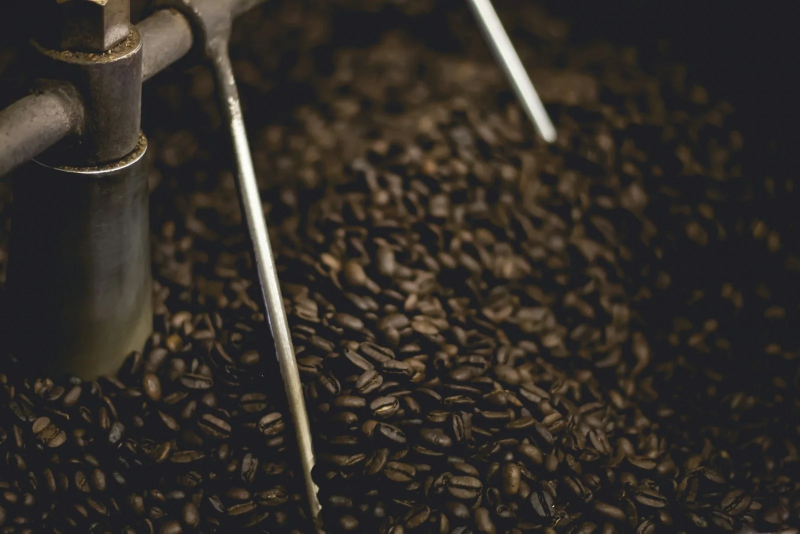
#> input picture EuroAfrica-main/assets/stock/beverages.webp, 1600 x 1067 px (shown at 1/2 size)
$ python -i antispam.py   (imports and definitions only)
#> lines starting #> are read from the running program, lines starting #| are printed output that depends on the picture
"""Layered enquiry protection shared across PostgreSQL-backed workers."""
import ipaddress
import json
import logging
import secrets
import time
import unicodedata
from datetime import timedelta
from urllib.parse import urlencode, urlsplit
from urllib.request import Request, urlopen
from django.conf import settings
from django.core import signing
from django.db import transaction
from django.db.models import F
from django.utils import timezone
from django.utils.crypto import salted_hmac
from .models import SubmissionWindow, SubmissionReceipt

logger = logging.getLogger(__name__)
GENERIC_ERROR = 'We could not verify your enquiry. Please wait a moment and try again.'


def timing_token():
    return signing.dumps({'issued': time.time(), 'nonce': secrets.token_urlsafe(24)}, salt='enquiry-form')


# [31 lines left out: functions valid_timing, client_address, rate_allowed, not called in this run]


def receipt_keys(data):
    normalized = ' '.join(unicodedata.normalize('NFKC', data['message']).split()).casefold()
    scope = '/'.join([data.get('interest', 'general'), str(getattr(data.get('category'), 'pk', 'general')), ' '.join(data.get('market', '').casefold().split())])
    return sorted([
        salted_hmac('enquiry-duplicate', data['email'].casefold() + '/' + scope + '/' + normalized).hexdigest(),
        salted_hmac('enquiry-replay', data['form_token']).hexdigest(),
    ])


def already_received(keys):
    return SubmissionReceipt.objects.filter(key__in=keys, expires_at__gt=timezone.now()).exists()


# [19 lines left out: function save_once, not called in this run]


def turnstile_required():
    return not settings.DEBUG or bool(settings.TURNSTILE_SITE_KEY or settings.TURNSTILE_SECRET_KEY)


# [33 lines left out: functions turnstile_configured, verify_turnstile, not called in this run]

>>> import cv2
>>> picture = cv2.imread('../EuroAfrica-main/assets/stock/beverages.webp', cv2.IMREAD_GRAYSCALE)
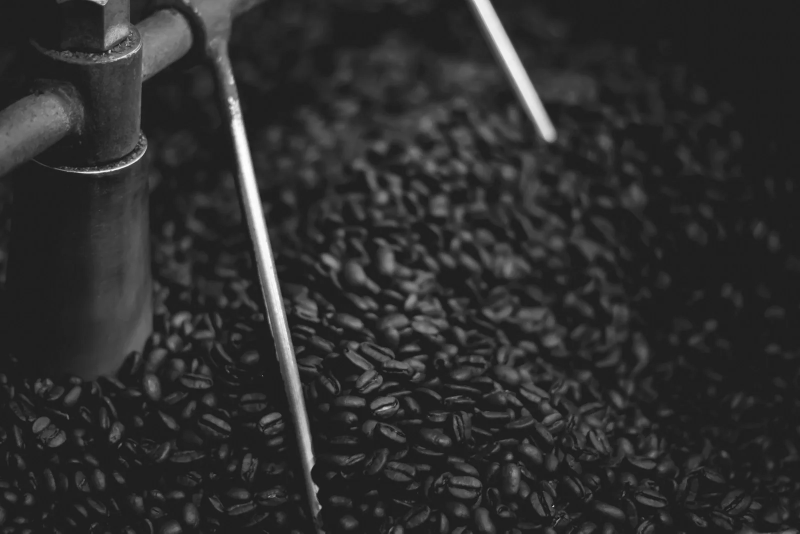
#> picture: shape (1067, 1600) (shown at 1/2 size); min 13, max 255, mean 46.4
#> (the run stopped early here; a loop or call above may not have finished)

$ run again, on EuroAfrica-main/assets/stock/cut-flowers.webp
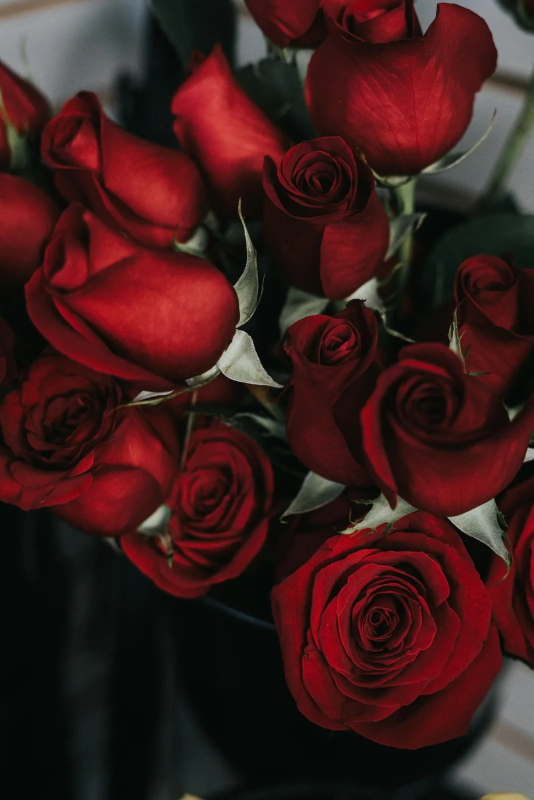
#> input picture EuroAfrica-main/assets/stock/cut-flowers.webp, 1067 x 1600 px (shown at 1/2 size)
#> `picture = cv2.imread('../EuroAfrica-main/assets/stock/beverages.webp',..`:
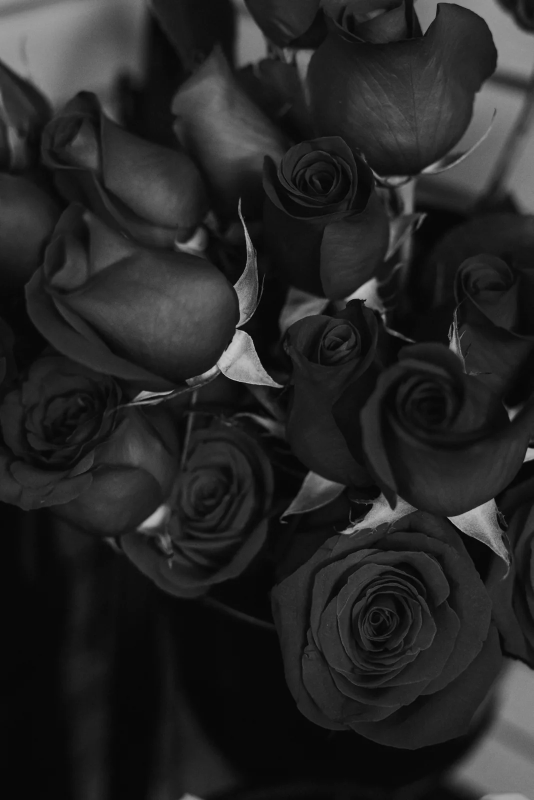
#> picture: shape (1600, 1067) (shown at 1/2 size); min 0, max 200, mean 37.9

$ run again, on EuroAfrica-main/assets/stock/electrical-equipment-technology.webp
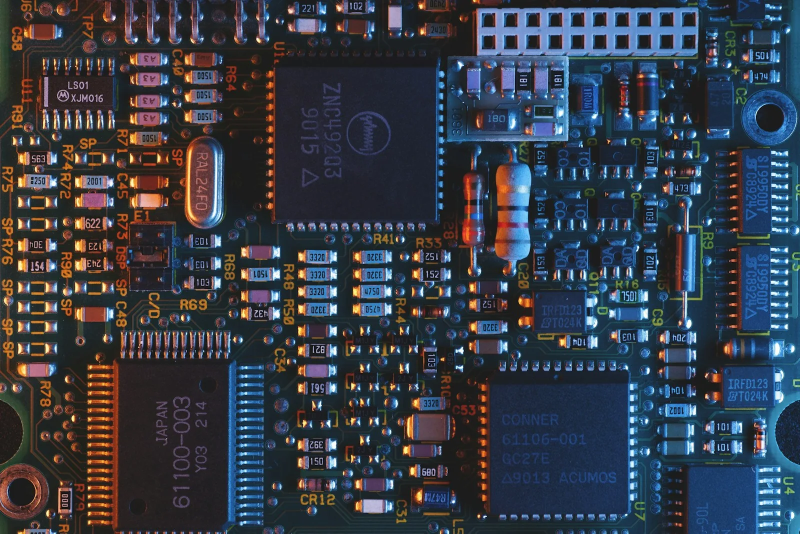
#> input picture EuroAfrica-main/assets/stock/electrical-equipment-technology.webp, 1600 x 1067 px (shown at 1/2 size)
#> `picture = cv2.imread('../EuroAfrica-main/assets/stock/beverages.webp',..`:
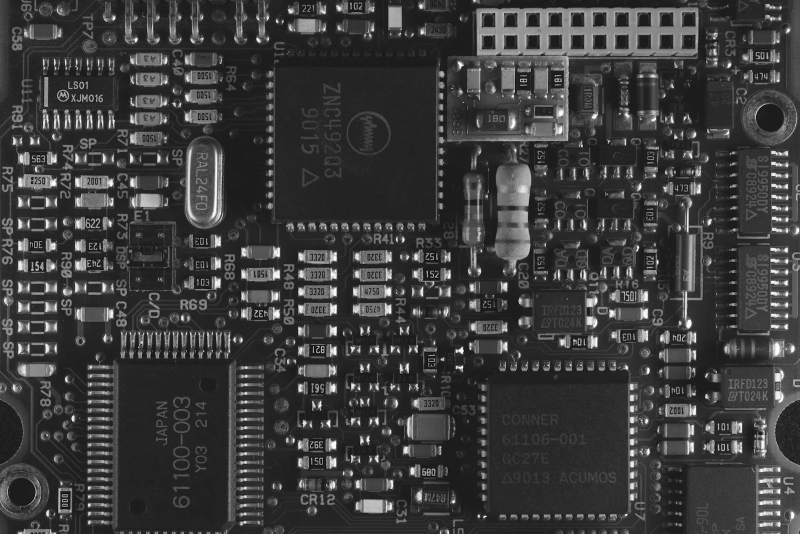
#> picture: shape (1067, 1600) (shown at 1/2 size); min 0, max 255, mean 60.1
